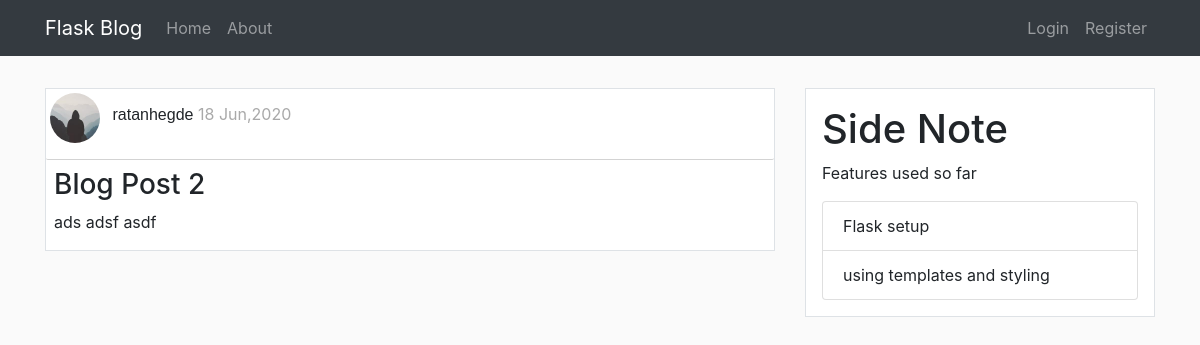
Screenshot of /post/2 with the database file from the repository.
### flaskBlog/models.py (models this page shows, shortened)
class User(db.Model, UserMixin):
    id = db.Column(db.Integer , primary_key = True)
    username = db.Column(db.String(20), unique=True , nullable=False)
    email = db.Column(db.String(120), unique=True , nullable=False)
    image_file = db.Column(db.String(20), nullable=False, default='default.jpg')
    password = db.Column(db.String(60), nullable=False)
    posts = db.relationship('Post', backref='author', lazy=True)

class Post(db.Model):
    id = db.Column(db.Integer , primary_key = True)
    title = db.Column(db.String(100), nullable=False)
    date_posted = db.Column(db.DateTime, nullable=False, default=datetime.utcnow)
    content = db.Column(db.Text, nullable=False)
    user_id = db.Column(db.Integer, db.ForeignKey('user.id'), nullable=False)

### flaskBlog/routes.py (the view)
@app.route("/post/<int:post_id>")
def post(post_id):
    post = Post.query.get_or_404(post_id)
    return render_template('post.html',title=post.title,post=post)

### flaskBlog/templates/post.html (shortened to what this page needs)
{% extends 'layout.html' %}
{% block content %}
<div class="article border">
    <div class="post-metadata">
        <img class="rounded-circle mt-1 ml-1"
            src="{{ url_for('static',filename='profile_pics/'+post.author.image_file) }}" alt="" id="post_img">
        <span class="Postauthor ml-2">{{ post.author.username }}</span>
        <span class="Postdate mr-1"> {{ post.date_posted.strftime('%d %b,%Y') }}</span>
    </div>
    <h3 class="mt-2 ml-2 mr-2">{{ post.title }}</h3>
    <p class="ml-2">{{ post.content }}</p>
</div>
{% endblock %}

### flaskBlog/static/main.css (style rules this page uses)
body { background: #fafafa; }
.article { margin-top: 2rem; background-color: #ffffff; }
.Postauthor { font-family: sans-serif; font-weight: 300; }
.Postdate { color: darkgray; }
.post-metadata { padding-bottom: 1rem; border-bottom: 1px solid lightgray; border-radius: 2px; border-width: 80%; }
#post_img { height: 50px; width: 50px; }

### rows the page displays
User: image_file (picture), author.username "ratanhegde"
Post: date_posted "18 Jun,2020", title "Blog Post 2", content "ads adsf asdf"
